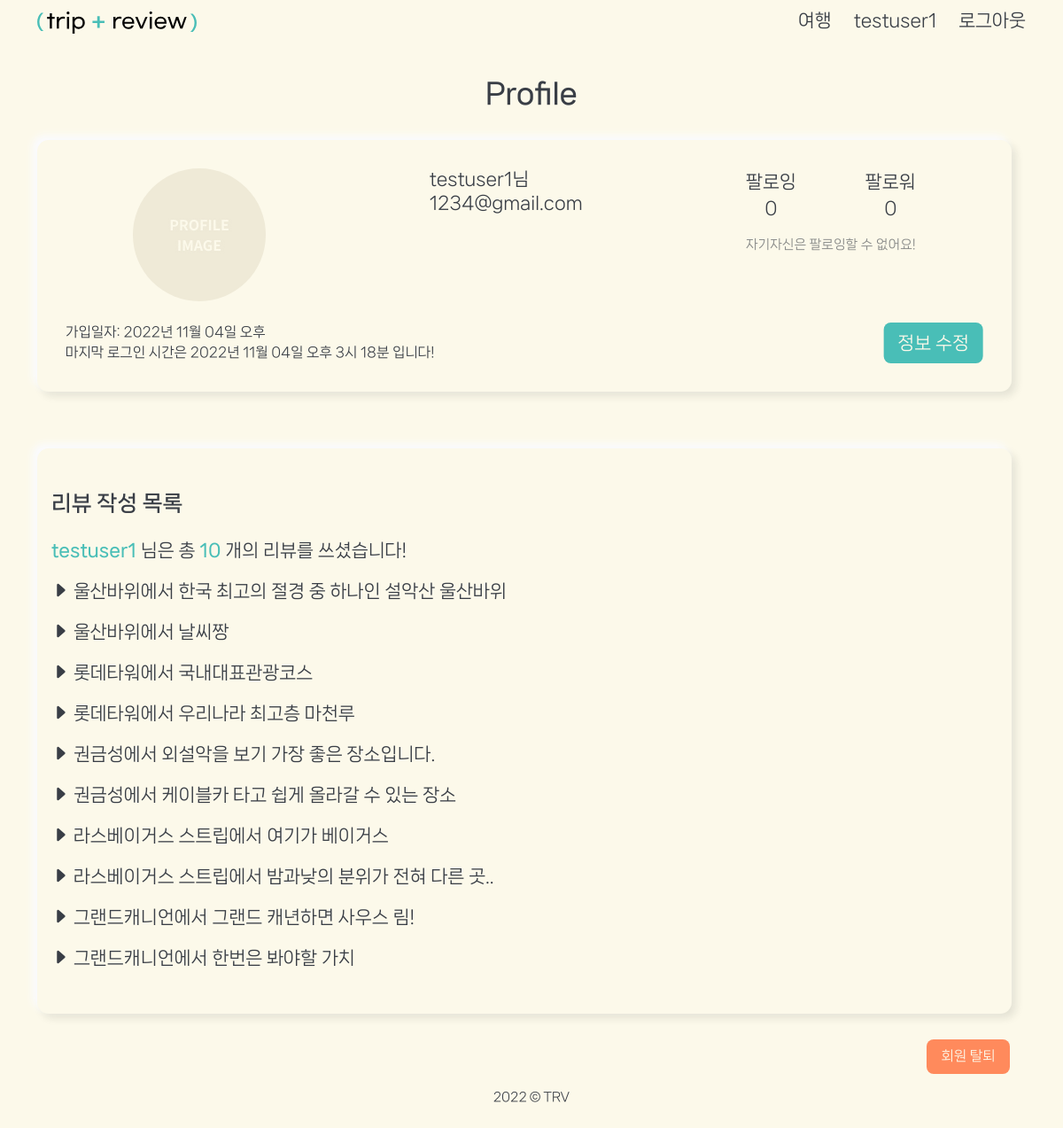
The page /accounts/detail/1/ (signed in) on the database its author committed.
### accounts/models.py (models this page shows)
class User(AbstractUser):
    followings = models.ManyToManyField(
        "self", symmetrical=False, related_name="follower"
    )
    profile_image = ProcessedImageField(
        upload_to="images/",
        blank=True,
        format="JPEG",
        options={"quality": 80},
        processors=[ResizeToFill(150, 150)],
    )

### reviews/models.py (models this page shows)
class Review(models.Model):
  title = models.CharField(max_length=80)
  content = models.TextField(max_length=200)
  created_at = models.DateTimeField(auto_now_add=True)
  updated_at = models.DateTimeField(auto_now=True)
  grade = models.IntegerField(
        default=3,
        validators=[MaxValueValidator(5), MinValueValidator(1)],
        verbose_name="평점",
    )
  image = ProcessedImageField(
        blank=True,
        upload_to="images/",
        format="JPEG",
        options={"quality": 80},
    )
  traveled_at = models.CharField(max_length=12, choices=Month_choices, default='2022년 11월')
  companion = models.CharField(max_length=6, choices=Companion, default='가족')
  user = models.ForeignKey(settings.AUTH_USER_MODEL, on_delete=models.CASCADE)
  like_users = models.ManyToManyField(
        settings.AUTH_USER_MODEL, related_name="like_reviews"
    )
  location = models.ForeignKey(location_models.Location, on_delete=models.CASCADE)

### location/models.py (models this page shows)
class Location(models.Model):
    title = models.CharField(max_length=80, verbose_name="이름")
    image = ProcessedImageField(
        upload_to="images/",
        blank=False,
        format="JPEG",
        options={"quality": 80},
        verbose_name="대표이미지",
    )
    country = models.CharField(max_length=80, verbose_name="국가")
    city = models.CharField(max_length=80, verbose_name="도시")
    category = models.CharField(
        max_length=10, choices=CATEGORY_CHOICES, default="관광지", verbose_name="카테고리"
    )
    lat = models.CharField(max_length=80, verbose_name="위도")
    lng = models.CharField(max_length=80, verbose_name="경도")
    user = models.ForeignKey(settings.AUTH_USER_MODEL, on_delete=models.CASCADE)
    desc = models.TextField(max_length=300, blank=True, verbose_name="장소 설명문")

### accounts/views.py (the view)
# urls.py: path("detail/<int:pk>/", views.detail, name="detail"),
def detail(request, pk):
    context = {
        "user": get_user_model().objects.get(pk=pk),
        "reviews": get_user_model().objects.get(pk=pk).review_set.all(),
    }
    return render(request, "accounts/detail.html", context)

### accounts/templates/accounts/detail.html
{% extends 'base.html' %}
{% load static %}
{% block content %}
  <div id="profile">
    <h1 class="tit">Profile</h1>
    <div class="box">
      <div class="d-flex justify-content-around">
        <div class="prof-con">
          {% if user.profile_image %}
            <img class="prof-img" src="{{ user.profile_image.url }}" alt="user profile image"/>
          {% else %}
            <img class="prof-img" src="{% static 'img/profile_dummy.jpg' %}" alt="user profile image - dummy">
          {% endif %}
        </div>
        <div>
          <h3>{{user.username }}님</h3>
          <p>{{user.email}}</p>
        </div>
        <div>
          <div class="d-flex justify-content-between  text-center">
            <div class="me-3">
              <p>팔로잉</p>
              <span id="followings-count">{{user.followings.count}}</span>
            </div>
            <div>
              <p>팔로워</p>
              <span id="followers-count">{{user.follower.count}}</span>
            </div>
          </div>
          {% if request.user != user %}
            {% if request.user.is_authenticated %}
              <div class="text-center">
                <form action="" id="follow-form" data-user-id="{{user.pk}}">
                  {% csrf_token %}
                  {% if user not in request.user.followings.all %}
                    <button type="submit" class="btnC" id="follow-btn">follow</button>
                  {% else %}
                    <button type="submit" class="btnC btnW" id="follow-btn">unfollow</button>
                  {% endif %}
                </form>
              </div>
            {% else %}
              <div>
                <a href="{% url 'accounts:login' %}" class="btnC">로그인하세요</a>
              </div>
            {% endif %}
          {% else %}
            <p class="prof-al">자기자신은 팔로잉할 수 없어요!</p>
          </div>
        {% endif %}
      </div>
      {% if request.user.pk == user.pk %}
        <div class="prof-log d-flex justify-content-between align-items-center mt-4 px-3">
          <div>
            <p>가입일자:
              <span>{{user.date_joined|date:'Y년 m월 d일 A '}}</span>
            </p>
            <p>마지막 로그인 시간은
              <span>{{user.last_login|date:'Y년 m월 d일 A g시 i분'}}
                입니다!</span>
            </p>
          </div>
          <div>
            <a href="{% url 'accounts:update' %}" class="btnC">정보 수정</a>
          </div>
        {% endif %}
      </div>
    </div>
    <div class="box box2">
      <div class="prof-rev">
        <h4 class="sub-tit">리뷰 작성 목록</h4>
        <p>
          <span>
            {{user.username}}
          </span>
          님은 총
          <span>
            {{reviews.count}}</span>
          개의 리뷰를 쓰셨습니다!
        </p>
        <div>
          <ul class="rev-list">
            {% for review in reviews %}
              <li>
                <a href="{% url 'reviews:index' review.location.pk %}">
                  <i class="bi bi-caret-right-fill"></i>
                  {{review.location.title}}에서
                  {{review.title}}</a>
              </li>
            {% endfor %}
          </ul>
        </div>
      </div>
    </div>
    <div class="prof-del">
      {% if request.user == user %}
        <a href="{% url 'accounts:dropout' %}" class="btnC btnW">회원 탈퇴</a>
      {% endif %}
    </div>
  </div>
{% endblock content %}

### templates/base.html (shortened to what this page needs)
{% load django_bootstrap5 %}
{% load static %}
<!DOCTYPE html>
<html lang="ko">
  <head>
    {% block css %}
      <link rel="stylesheet" href="https://cdn.jsdelivr.net/npm/bootstrap-icons@1.9.1/font/bootstrap-icons.css">
      {% bootstrap_css %}
      <link rel="stylesheet" href="{% static 'css/init.css' %}">
      <link rel="stylesheet" href="{% static 'css/style.css' %}">
    {% endblock css %}
  </head>
  <body>
    <header>
      <nav class="py-2">
        <div class="container d-flex justify-content-between ">
          <div class="logo">
            <a href="{% url 'index' %}">
              <img src="{% static 'img/trv_logo.svg' %}" alt="trv_logo">
            </a>
          </div>
          <div>
            <ul class="nav-area d-flex justify-content-center align-items-center">
              <li class="plane-area">
                <a href="{% url 'location:index' %}">
                  여행</a>
              </li>
              {% if request.user.is_authenticated %}
                <li>
                  <a href="{% url 'accounts:detail' request.user.pk %}">{{request.user}}
                  </a>
                </li>
                <li>
                  <a href="{% url 'accounts:logout' %}">
                    로그아웃
                  </a>
                </li>
              {% endif %}
            </ul>
          </div>
        </div>
      </nav>
    </header>
    <main>
      <div class="container">
        {% block content %}{% endblock content %}
      </div>
    </main>
    <footer>
      <div class="footer">
        <p class="cpr">2022 &copy; TRV</p>
      </div>
    </footer>
  </body>
</html>

### static/css/init.css (style rules this page uses)
html, body, div, span, object, iframe, h1, h2, h3, h4, h5, h6, p, blockquote, pre, abbr, address, cite, code, del, dfn, em, img, ins, kbd, q, samp, small, strong, sub, sup, var, b, i, dl, dt, dd, ol, ul, li, fieldset, form, label, legend, table, caption, tbody, tfoot, thead, tr, th, td, article, aside, canvas, details, figcaption, figure, footer, header, hgroup, menu, nav, section, summary, time, mark, audio, video, input, select, button { margin: 0; padding: 0; border: 0; outline: 0; font-size: 100%; vertical-align: baseline; background: transparent; }
body { line-height: 1; position: relative; }
img { max-width: 100%; display: inline-block; }
ul { list-style: none; }
a { margin: 0; padding: 0; font-size: 100%; vertical-align: baseline; background: transparent; text-decoration: none; color: inherit; }
*, *::after, *::before { box-sizing: border-box; }

### static/css/style.css (style rules this page uses)
:root { --main: #49beb7; --highlight: #83d8d2; --warning: #ff8a5c; --warningH: #f0622a; --bg: #fcf9ea; --bgD: #eee9d7; --txt: #393e46; --gr: #d1cfc6; }
body { font-family: "NanumSquareNeo", sans-serif; color: var(--txt); font-size: 20px; line-height: 1.5; background: var(--bg); }
a { color: inherit; }
header { position: sticky; top: 0; z-index: 100; background: var(--bg); }
.logo { width: 180px; }
.logo img { margin-top: 0.3rem; }
.nav-area li { margin-right: 25px; position: relative; }
.nav-area li:last-child { margin-right: 0; }
.nav-area .plane-area { position: relative; overflow: hidden; padding-left: 1.5rem; }
.nav-area li a::after { content: ""; display: block; background: var(--main); width: 0%; height: 3px; position: absolute; bottom: -3px; left: 0px; transition: 0.2s; }
.tit { font-size: 2rem; font-weight: 700; text-align: center; margin: 2rem 0; }
.sub-tit { font-size: 1.5rem; font-weight: 700; margin: 1rem 0; }
.btnC { background: var(--main); color: var(--bg); display: inline-block; padding: 0.5rem 1rem; margin: 1.8rem auto 0; border-radius: 0.5rem; transition: 0.2s; position: relative; left: 50%; transform: translateX(-50%); max-width: 900px; text-align: center; }
.btnW { background: var(--warning); color: var(--bg); }
.prof-con { overflow: hidden; border-radius: 50%; width: 150px; height: 150px; min-width: 150px; }
.prof-img { width: 150px; height: 150px; }
.prof-al { margin-top: 1rem; font-size: 0.9rem; opacity: 0.6; }
.prof-log p { font-size: 0.95rem; }
.prof-log .btnC { margin-top: 0; }
.prof-rev .sub-tit { margin-bottom: 1.5rem; }
.prof-rev span { color: var(--main); font-weight: 700; }
.prof-rev .rev-list li { margin: 1rem 0; }
.prof-rev .rev-list li a { transition: 0.2s; }
.prof-del .btnC { left: 90%; transform: translateX(0); font-size: 0.95rem; }
#profile .box { padding: 2rem 1rem; }
#profile .box2 { margin-top: 4rem; }
.box { background: var(--bg); box-shadow: -5px -5px 10px #fafbff, 5px 5px 10px rgba(22, 27, 29, 0.1); border-radius: 0.8rem; transition: 0.3s; margin-right: 1rem; }
.footer { height: 30px; text-align: center; margin: 1rem; position: relative; bottom: 0; }
.footer .cpr { font-size: 0.7em; }

### rows shown on the page
User: user "testuser1", username "testuser1", email "1234@gmail.com", followings.count "0", follower.count "0", date_joined "2022년 11월 04일 오후", last_login "2022년 11월 04일 오후 3시 18분", count "10"
Review: location "울산바위", title "한국 최고의 절경 중 하나인 설악산 울산바위"
Review: location "울산바위", title "날씨짱"
Review: location "롯데타워", title "국내대표관광코스"
Review: location "롯데타워", title "우리나라 최고층 마천루"
Review: location "권금성", title "외설악을 보기 가장 좋은 장소입니다."
Review: location "권금성", title "케이블카 타고 쉽게 올라갈 수 있는 장소"
Review: location "라스베이거스 스트립", title "여기가 베이거스"
Review: location "라스베이거스 스트립", title "밤과낮의 분위가 전혀 다른 곳.."
Review: location "그랜드캐니언", title "그랜드 캐년하면 사우스 림!"
Review: location "그랜드캐니언", title "한번은 봐야할 가치"
